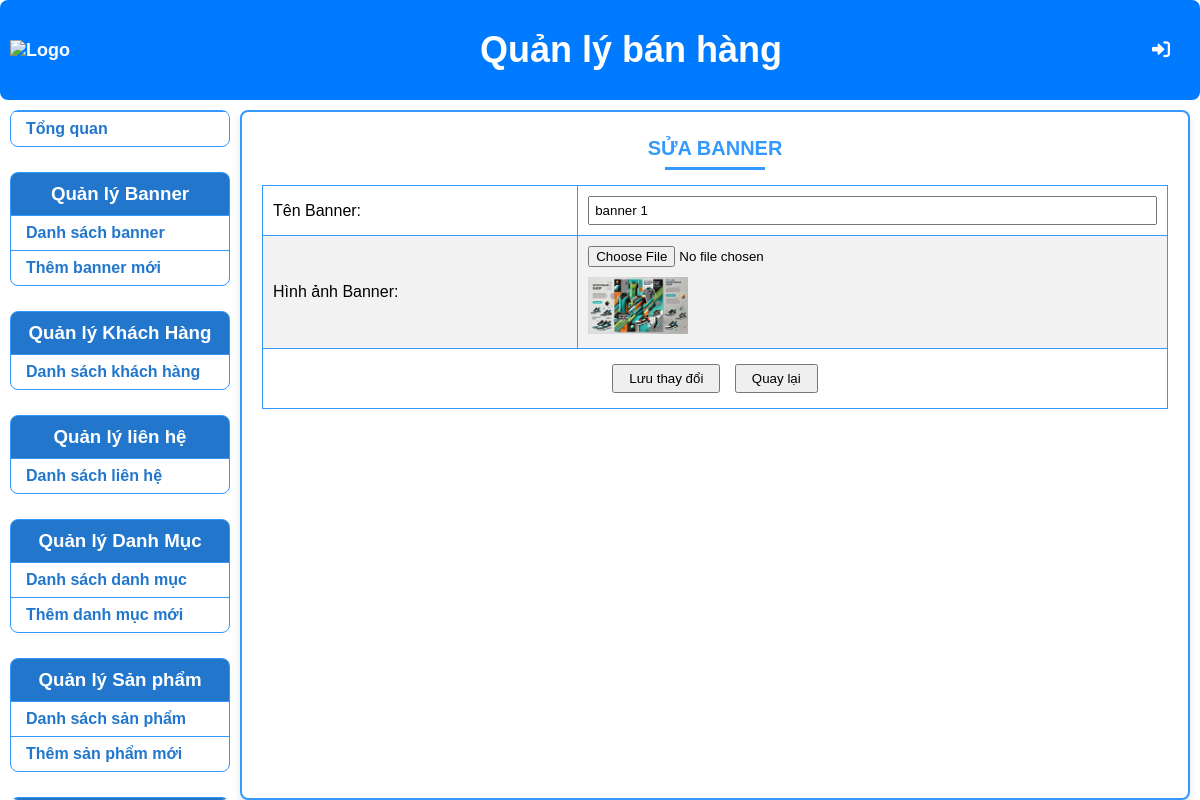
Page /admin/index.php?controller=banner&action=edit&id=4 on the committed database.
### tables this page shows
CREATE TABLE `banner` (
  `MaBanner` int(11) NOT NULL,
  `Name` varchar(45) NOT NULL,
  `Avatar` varchar(500) NOT NULL,
  `MaTK` int(11) NOT NULL
);

### admin/index.php (called while the page is built, shortened)
<?php
$mainController = new MainController();
$mainController->handleRequest();
?>

### admin/models/Banner.php (called while the page is built, shortened)
<?php
class Banner{
    private $conn;
    public function __construct($db) {
        $this->conn = $db;
    }
    public function getBannerById($id) {
        $query = "SELECT * FROM banner WHERE MaBanner = :id";
        $stmt = $this->conn->prepare($query);
        $stmt->bindValue(':id', $id, PDO::PARAM_INT);
        $stmt->execute();
        return $stmt->fetch(PDO::FETCH_ASSOC);
    }
}

### admin/views/banner/edit.php (the view, shortened to what this page needs)
<!DOCTYPE html>
<html lang="vi">
<head>
    <link rel="stylesheet" href="Styles/styles.css">
</head>
<body>
    <?php include 'Views/header.php'; ?>
    <div class="main-container">
        <?php include 'Views/sidebar.php'; ?>
        <div class="main-content">
            <h2>Sửa Banner</h2>
            <form action="index.php?controller=banner&action=edit" method="POST" enctype="multipart/form-data">
                <table class="table">
                    <tr>
                        <td><label for="Name">Tên Banner:</label></td>
                        <td><input type="text" name="Name" value="<?php echo $banner['Name']; ?>" required></td>
                    </tr>
                    <tr>
                        <td><label for="Avatar">Hình ảnh Banner:</label></td>
                        <td>
                            <input type="file" name="Avatar" accept="image/*">
                            <br>
                            <img src="<?php echo "/baitaplonweb/".$banner['Avatar']; ?>" alt="Hình ảnh Banner" style="width: 100px; height: auto; margin-top: 10px;">
                        </td>
                    </tr>
                    <tr>
                        <td colspan="2" style="text-align: center;">
                            <input type="submit" value="Lưu thay đổi">
                            <input type="button" value="Quay lại" onclick="history.back();">
                        </td>
                    </tr>
                </table>
            </form>
        </div>
    </div>
</body>
</html>

### admin/Styles/styles.css (style rules this page uses)
* { margin: 0; padding: 0; box-sizing: border-box; }
body { font-family: Arial, sans-serif; display: flex; flex-direction: column; height: 100vh; }
.main-container { display: flex; flex: 1; margin-top: 10px; padding: 0 10px; overflow: hidden; }
.main-content { flex: 1; padding: 20px; background-color: #FFFFFF; border: 2px solid #3399FF; border-radius: 8px; box-shadow: 0 4px 8px rgba(0, 0, 0, 0.1); overflow-y: auto; }
.main-content h2 { color: #3399FF; text-align: center; margin: 0 auto 20px auto; padding: 5px 0; font-size: 20px; text-transform: uppercase; position: relative; width: fit-content; }
.main-content h2::after { content: ''; position: absolute; bottom: -5px; left: 50%; transform: translateX(-50%); width: 100px; height: 3px; background-color: #3399FF; }
.table { width: 100%; border-collapse: collapse; margin-top: 10px; }
.table th, .table td { border: 1px solid #3399FF; padding: 10px; text-align: left; }
.table tbody tr:nth-child(even) { background-color: #f2f2f2; }
input[type="text"], input[type="email"], select { width: 100%; padding: 5px; box-sizing: border-box; }
input[type="submit"], input[type="button"] { padding: 5px 15px; margin: 5px; box-sizing: border-box; }

### rows in the picture
banner: Name "banner 1", Avatar (picture)
